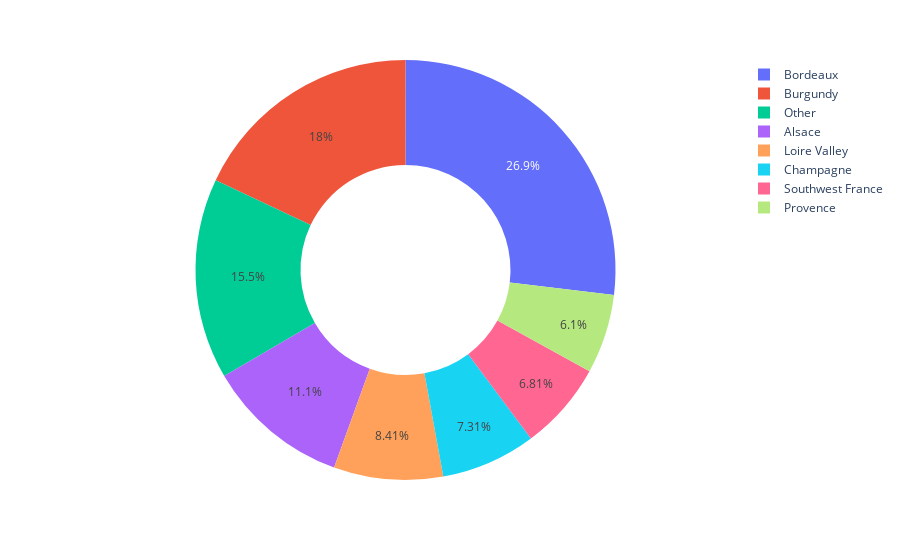

This figure's notebook cell:
### Code cell
### top 10 varieties inside a country
provincexcountry = wines[wines['country']=='France']
pxccounts = provincexcountry.groupby("province")['country'].count().reset_index().sort_values('country',ascending=False)
top_7 = pxccounts[:7]
other = pxccounts[7:].sum()
other["province"] = "Other"
pxccounts = top_7.append(other, ignore_index=True)

fig4 = px.pie(pxccounts, values="country", names="province",hole=.5)
fig4.show()

### Figure 1 — Plotly figure (JSON) as saved in the notebook; plotly's stock layout.template omitted (floating-point values rounded to 4 significant figures)
{"data": [{"domain": {"x": [0, 1], "y": [0, 1]}, "hole": 0.5, "hovertemplate": "province=%{label}<br>country=%{value}<extra></extra>", "labels": ["Bordeaux", "Burgundy", "Alsace", "Loire Valley", "Champagne", "Southwest France", "Provence", "Other"], "legendgroup": "", "name": "", "showlegend": true, "type": "pie", "values": [5941, 3966, 2440, 1856, 1613, 1503, 1346, 3414]}], "layout": {"legend": {"tracegroupgap": 0}, "margin": {"t": 60}}}
